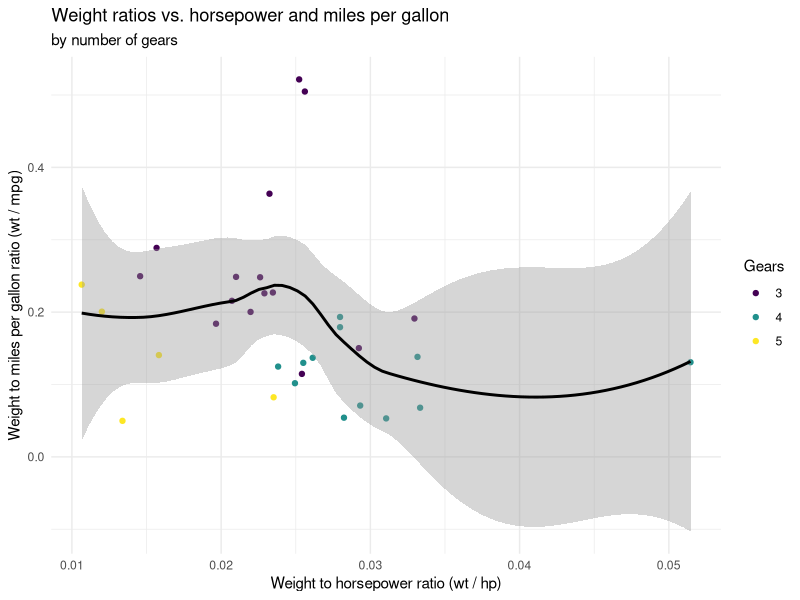

The R script that drew this image:
## ---- chunk 1
library(ggplot2)
library(dplyr)

# Prepare the dataset
mtcars_modified <- mtcars %>%
  mutate(weight_hp_ratio = wt / hp, 
         weight_mpg_ratio = wt / mpg)

# Create the ggplot
mtcars_modified %>%
  ggplot(aes(x = weight_hp_ratio, y = weight_mpg_ratio, color = factor(gear))) + 
    geom_point() +
    geom_smooth(color = "black") +
    scale_color_viridis_d() +
    labs(x = "Weight to horsepower ratio (wt / hp)", 
         y = "Weight to miles per gallon ratio (wt / mpg)", 
         color = "Gears",
         title = "Weight ratios vs. horsepower and miles per gallon",
         subtitle = "by number of gears") +
    theme_minimal()
